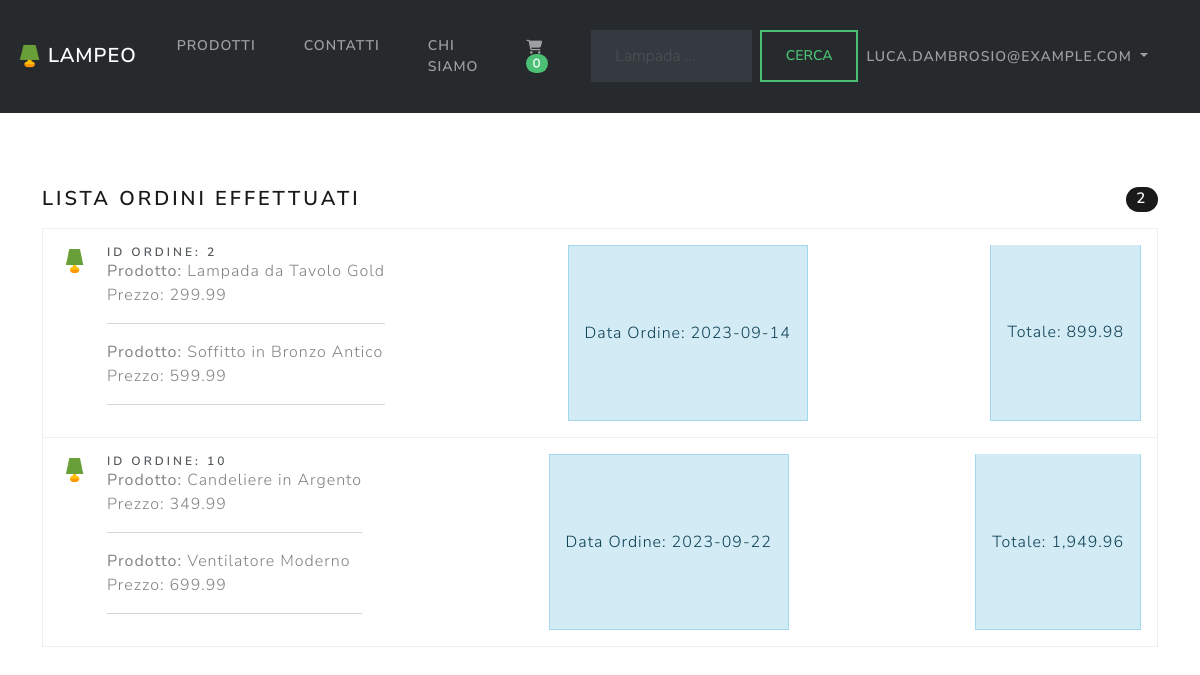
/front-end/user?page=my_orders (signed in), run on the app's committed database.
### tables this page shows
CREATE TABLE sale_order (
    id INT AUTO_INCREMENT PRIMARY KEY,
    user_id INT,
    date_order DATE,
    shipping_address VARCHAR(55),
    country VARCHAR(255),
    province VARCHAR(255),
    city VARCHAR(255),
    zip VARCHAR(255),
    FOREIGN KEY (user_id) REFERENCES res_user(id)
);

CREATE TABLE order_item (
    id INT AUTO_INCREMENT PRIMARY KEY,
    order_id INT,
    product_id INT,
    quantity INT,
    FOREIGN KEY (order_id) REFERENCES sale_order(id),
    FOREIGN KEY (product_id) REFERENCES product(id)
);

CREATE TABLE product (
    id INT AUTO_INCREMENT PRIMARY KEY,
    name VARCHAR(255),
    price DECIMAL(10, 2),
    description TEXT,
    supplier_id INT,
    category_id INT,
    product_type_id INT,
    image VARCHAR(255),
    created_at timestamp NOT NULL DEFAULT CURRENT_TIMESTAMP,
    FOREIGN KEY (supplier_id) REFERENCES supplier(id),
    FOREIGN KEY (category_id) REFERENCES category(id),
    FOREIGN KEY (product_type_id) REFERENCES product_type(id)
);

### configurations/globals.php (called while the page is built, shortened)
<?php
if (isset($_SESSION['user'])) {
    $logged_in_user = $_SESSION['user'];
}
?>

### back-end/classes/DB.php (called while the page is built, shortened)
<?php
class DB {
    private $conn;
    public $pdo;
    public function __construct() {
        global $conn;
        $this->conn = $conn;
        $this->pdo = new PDO('mysql:dbname='. DB_NAME . ';host=' . DB_HOST, DB_USER, DB_PASS);
    }
    public function query($sql) {
        $query = $this->pdo->query($sql);
        $data = $query->fetchAll();
        return $data;
    }
    public function select_one($table_name, $columns = array(), $id) {
        $query = 'SELECT ';
        $string = '';
        foreach($columns as $column) {
            $string .= ' ' . $column . ',';
        }
        $subString = substr($string, 0, -1);
        $query .= $subString . ' FROM ' . $table_name . ' WHERE  id = ' . $id;
        $result = mysqli_query($this->conn, $query);
        $result_array = mysqli_fetch_assoc($result);
        try {
          $result = mysqli_query($this->conn, $query);
        } catch (Exception $e) {
          echo 'Error selecting record[select_one]: ',  $e->getMessage(), "\n";
        }
        return $result_array;
    }
}
class DBManager {
    protected $db;
    protected $columns;
    protected $tableName;
    public function __construct(){
        $this->db = new DB();
    }
    public function get($id) {
        $resultArr = $this->db->select_one($this->tableName, $this->columns, (int)$id);
        return (object) $resultArr;
      }
}

### back-end/classes/Order.php (called while the page is built, shortened)
<?php
class OrderManager extends DBManager
{
    public function get_orders($userId){
        $results = $this->db->query("SELECT * FROM sale_order WHERE user_id = $userId");
        $objects = array();
        foreach($results as $result) {
          array_push($objects, (object)$result);
        }
        return $objects;
    }
}
class OrderItemManager extends DBManager{
    public function get_orders_item($order_id){
        $results = $this->db->query("SELECT * FROM order_item WHERE order_id = $order_id");
        $objects = array();
        foreach($results as $result) {
          array_push($objects, (object)$result);
        }
        return $objects;
    }
}
?>

### back-end/classes/Product.php (called while the page is built, shortened)
<?php
class ProductManager extends DBManager
{
  public function __construct()
  {
    $this->columns = ['id', 'name', 'price', 'description', 'supplier_id', 'category_id', 'image'];
    $this->tableName = 'product';
  }
}
?>

### front-end/user/pages/my_orders.php (the view, shortened to what this page needs)
<?php
$om = new OrderManager();
$oim = new OrderItemManager();
$pm = new ProductManager();
$orders = $om->get_orders($logged_in_user->id);
$total = 0;
?>
<div class="col-12 order-md-last mt-4 pb-5">
    <h4 class="d-flex justify-content-between align-items-center mb-3">
        <span class="text-primary">Lista Ordini Effettuati</span>
        <span class="badge bg-primary rounded-pill"><?php echo count($orders) ?></span>
    </h4>
    <?php if (count($orders)>0){?>
    <div class="list-group">
        <?php foreach($orders as $sale_order){
            $order_items = $oim->get_orders_item($sale_order->id); ?>
            <a href="#<?php echo $sale_order->id?>" class="list-group-item list-group-item-action d-flex gap-3 py-3" aria-current="true" onclick="location.href='<?php echo ROOT_URL . 'user/?page=my_order&id=' . ($sale_order->id); ?>'">
                <img src="../../front-end/assets/imgs/icons8lampada96.png" alt="logo" width="32" height="32" class="rounded-circle flex-shrink-0">
                <div class="d-flex gap-2 w-100 justify-content-between">
                    <div>
                        <h6 class="mb-0">id Ordine: <?php echo $sale_order->id ?></h6>
                        <?php foreach($order_items as $item){
                            $product = $pm->get($item->product_id);
                            $total += $product->price?>
                            <p class="mb-0 opacity-75"><strong>Prodotto: </strong><?php echo $product->name ?></p>
                            <p class="mb-0 opacity-75">Prezzo: <?php echo $product->price ?></p>
                            <hr></hr>
                        <?php }?>
                    </div>
                    <li class="list-group-item list-group-item-info d-flex justify-content-between align-items-center">
                        Data Ordine: <?php echo $sale_order->date_order ?>
                    </li>
                    <li class="list-group-item list-group-item-info d-flex justify-content-between align-items-center">
                        Totale: <?php echo number_format($total, 2) ?>
                    </li>
                </div>
            </a>
        <?php }?>
    </div>
    <?php } else {?>
    <p class="lead">Nessun ordine effettuato...</p>
    <a href="#<?php ROOT_PATH . 'front-end/public/pages/product_list.php'?>" class="btn btn-primary" onclick="location.href='<?php echo ROOT_URL . '?page=product_list';?>'">Vai ai prodotti</a>
</div>
<?php }?>

### data on the page
sale_order: id "2", date_order "2023-09-14", total "899.98"
order_item: product.name "Lampada da Tavolo Gold", product.price "299.99"
order_item: product.name "Soffitto in Bronzo Antico", product.price "599.99"
sale_order: id "10", date_order "2023-09-22", total "1,949.96"
order_item: product.name "Candeliere in Argento", product.price "349.99"
order_item: product.name "Ventilatore Moderno", product.price "699.99"

### other printed values
count($cart_items) "0"
$logged_in_user->email "LUCA.DAMBROSIO@EXAMPLE.COM"
count($orders) "2"
